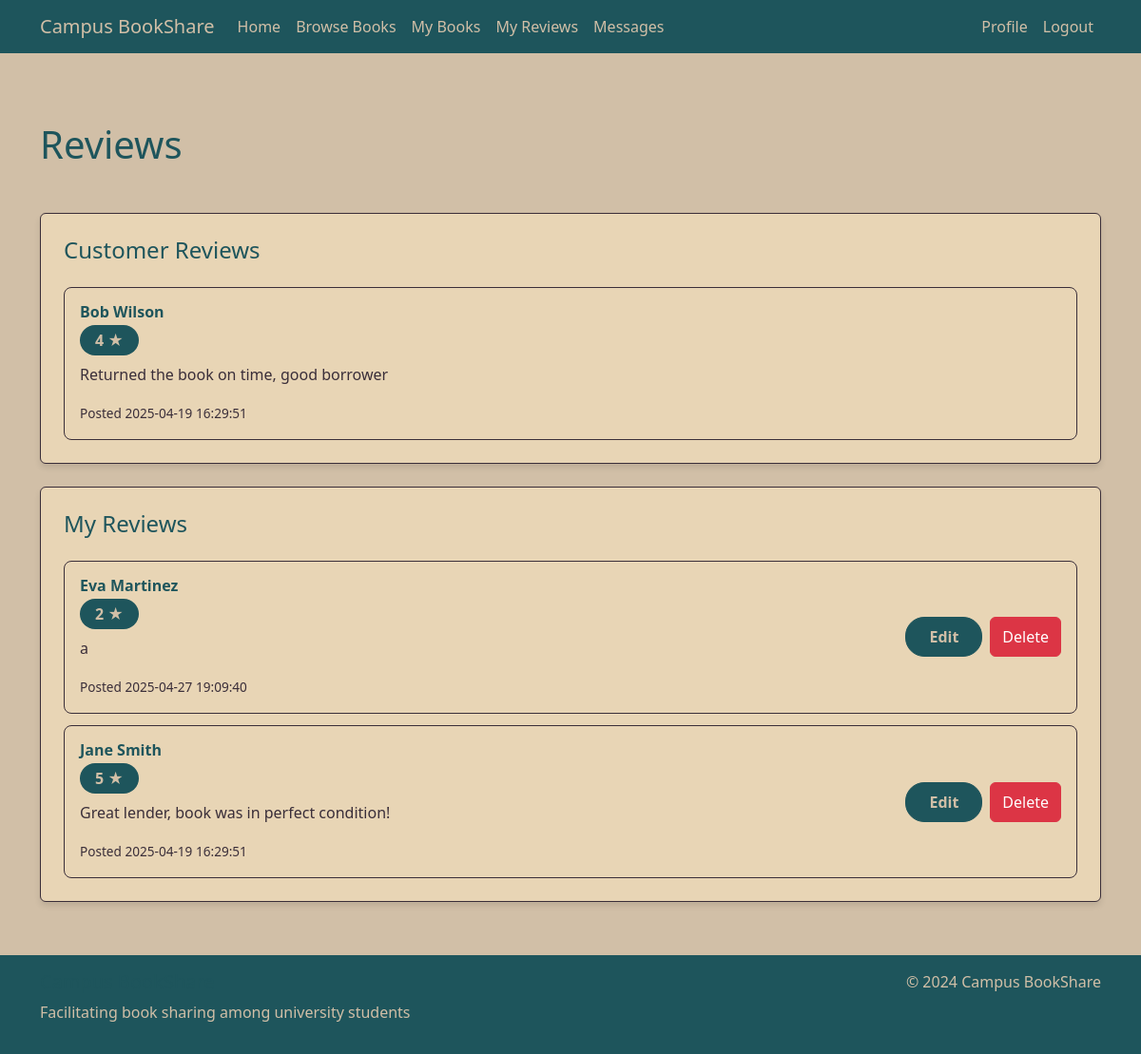
Screenshot of /my_reviews (signed in) with the database file from the repository.
### tables this page shows
CREATE TABLE Reviews (
        review_id INTEGER PRIMARY KEY AUTOINCREMENT,
        user_id INTEGER,
        reviewer_id INTEGER,
        rating INTEGER NOT NULL,
        comment TEXT,
        timestamp TEXT NOT NULL,
        FOREIGN KEY (user_id) REFERENCES Users(user_id),
        FOREIGN KEY (reviewer_id) REFERENCES Users(user_id)
    );

CREATE TABLE Users (
        user_id INTEGER PRIMARY KEY AUTOINCREMENT,
        name TEXT NOT NULL,
        email TEXT NOT NULL UNIQUE,
        password TEXT NOT NULL,
        profile_image TEXT,
        location TEXT
    );

### app.py (the view)
@app.route('/my_reviews')
@login_required
def my_reviews():
    conn = get_db_connection()
    received_reviews = conn.execute('''
        SELECT r.*, u.name as reviewer_name
        FROM Reviews r
        JOIN Users u ON r.reviewer_id = u.user_id
        WHERE r.user_id = ?
        ORDER BY r.review_id DESC
    ''', (session['user_id'],)).fetchall()
    given_reviews = conn.execute('''
        SELECT r.*, u.name as reviewee_name
        FROM Reviews r
        JOIN Users u ON r.user_id = u.user_id
        WHERE r.reviewer_id = ?
        ORDER BY r.review_id DESC
    ''', (session['user_id'],)).fetchall()
    conn.close()
    return render_template('my_reviews.html',
                         received_reviews=received_reviews,
                         given_reviews=given_reviews)

### app.py (called while the page is built)
def get_db_connection():
    conn = sqlite3.connect('database.db')
    conn.row_factory = sqlite3.Row
    return conn

def login_required(f):
    @wraps(f)
    def decorated_function(*args, **kwargs):
        if 'user_id' not in session:
            flash('Please log in to access this page.', 'warning')
            return redirect(url_for('login'))
        return f(*args, **kwargs) # Returns original function if logged in
    return decorated_function

### templates/my_reviews.html (shortened to what this page needs)
{% extends "base.html" %}
{% block content %}
<div class="container py-4 content">
    <div class="row mb-4">
        <div class="col-12">
            <h1 class="mb-4">Reviews</h1>
        </div>
    </div>
    <div class="row">
        <div class="col-12">
            <div class="card">
                <div class="card-body">
                    <h4 class="mb-4">Customer Reviews</h4>
                    {% if received_reviews %}
                    <div class="list-group profile-recent-listings">
                        {% for review in received_reviews %}
                        <div class="list-group-item">
                            <div class="d-flex justify-content-between align-items-center">
                                <div>
                                    <h6 class="book-title">{{ review.reviewer_name }}</h6>
                                    <span class="badge badge-reviews">{{ review.rating }} ★</span>
                                    <p class="book-subtitle mt-2">{{ review.comment }}</p>
                                    <small class="book-date">Posted {{ review.timestamp }}</small>
                                </div>
                            </div>
                        </div>
                        {% endfor %}
                    </div>
                    {% else %}
                    <p class="text-muted">No reviews received yet.</p>
                    {% endif %}
                </div>
            </div>
        </div>
    </div>
    <div class="row mt-4">
        <div class="col-12">
            <div class="card">
                <div class="card-body">
                    <h4 class="mb-4">My Reviews</h4>
                    {% if given_reviews %}
                    <div class="list-group profile-recent-listings">
                        {% for review in given_reviews %}
                        <div class="list-group-item">
                            <div class="d-flex justify-content-between align-items-center">
                                <div>
                                    <h6 class="book-title">{{ review.reviewee_name }}</h6>
                                    <span class="badge badge-reviews">{{ review.rating }} ★</span>
                                    <p class="book-subtitle mt-2">{{ review.comment }}</p>
                                    <small class="book-date">Posted {{ review.timestamp }}</small>
                                </div>
                                <div class="d-flex gap-2">
                                    <a href="{{ url_for('edit_review', review_id=review.review_id) }}" class="btn btn-primary">Edit</a>
                                    <button type="button" class="btn btn-danger" data-bs-toggle="modal" data-bs-target="#deleteModal{{ review.review_id }}">
                                        Delete
                                    </button>
                                </div>
                            </div>
                        </div>
                        {% endfor %}
                    </div>
                    {% else %}
                    <p class="text-muted">No reviews given yet.</p>
                    {% endif %}
                </div>
            </div>
        </div>
    </div>
</div>
{% endblock %}

### static/css/style.css (style rules this page uses)
body { background-color: #D1BFA7; color: #1E555C; min-height: 100vh; display: flex; flex-direction: column; }
.btn-primary { background-color: #1E555C; border-color: #1E555C; color: #D1BFA7; font-weight: 600; padding: 0.5rem 1.5rem; border-radius: 20px; }
.card { background-color: #E8D5B5; border: 1px solid #3A2E39; box-shadow: 0 4px 6px rgba(0, 0, 0, 0.1); }
.card-body { color: #1E555C; padding: 1.5rem; }
.content { flex: 1; padding: 2rem 0; }
h1, h2, h3, h4, h5, h6 { color: #1E555C; }
.badge-reviews { background-color: #3A2E39; color: #D1BFA7; padding: 0.5rem 1rem; font-size: 1rem; border-radius: 0.25rem; }
.book-title { color: #1E555C; font-weight: 600; margin-bottom: 0.5rem; }
.book-subtitle { color: #3A2E39; font-weight: 500; margin-bottom: 1rem; }
.book-date { color: #3A2E39; font-size: 0.85rem; }
.profile-recent-listings .book-title { color: #1E555C; font-weight: 600; margin-bottom: 0.5rem; }
.profile-recent-listings .book-subtitle { color: #3A2E39; font-weight: 500; margin-bottom: 1rem; }
.profile-recent-listings .book-date { color: #3A2E39; font-size: 0.85rem; }
.profile-recent-listings .badge { background-color: #1E555C; color: #D1BFA7; padding: 0.5rem 1rem; font-weight: 600; border-radius: 20px; }
.profile-recent-listings .btn-primary { background-color: #1E555C; border-color: #1E555C; font-weight: 600; padding: 0.5rem 1.5rem; border-radius: 20px; }
.profile-recent-listings { background-color: transparent; border: none; }
.profile-recent-listings .list-group-item { background-color: #E8D5B5; border: 1px solid #3A2E39; margin-bottom: 0.75rem; border-radius: 8px; padding: 1rem; }
.profile-recent-listings .list-group-item:last-child { margin-bottom: 0; }
.profile-recent-listings .book-title { color: #1E555C; font-weight: 600; margin-bottom: 0.25rem; }

### rows the page displays
Reviews: reviewer_name "Bob Wilson", rating "4", comment "Returned the book on time, good borrower", timestamp "2025-04-19 16:29:51"
Reviews: reviewee_name "Eva Martinez", rating "2", comment "a", timestamp "2025-04-27 19:09:40"
Reviews: reviewee_name "Jane Smith", rating "5", comment "Great lender, book was in perfect condition!", timestamp "2025-04-19 16:29:51"
